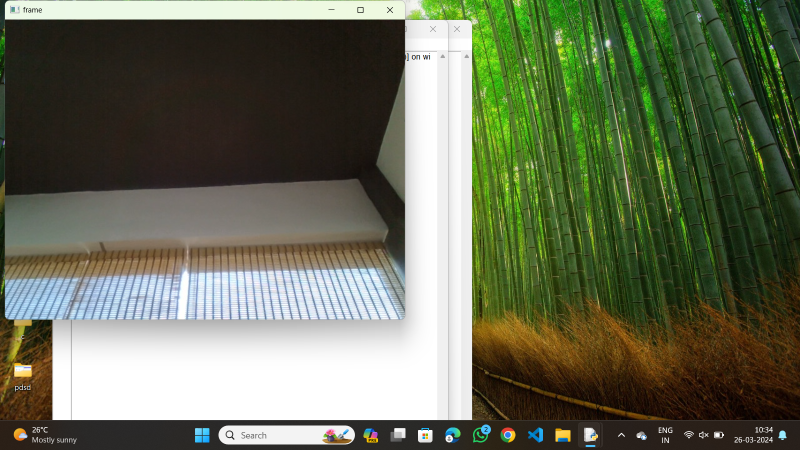
#> input picture OUTPUTS/07.png, 1600 x 900 px, given in place of 07.jpg, which was not available (shown at 1/2 size)
$ python '12.Perspcetive Transforation.py'
#> lines starting #> are read from the running program, lines starting #| are printed output that depends on the picture
import cv2
import numpy as np
img=cv2.imread(r"C:\Users\Teja\Desktop\cv\input\07.jpg")
#> img is the input picture: shape (900, 1600, 3); mean B, G, R 86.3, 109.6, 102.9
row,cols,_=img.shape
#> row = 900; cols = 1600
pts1=np.float32([[56,65],[368,52],[28,387],[389,390]])
pts2=np.float32([[100,50],[300,0],[0,300],[300,300]])
m=cv2.getPerspectiveTransform(pts1,pts2)
dst=cv2.warpPerspective(img,m,(cols,row))
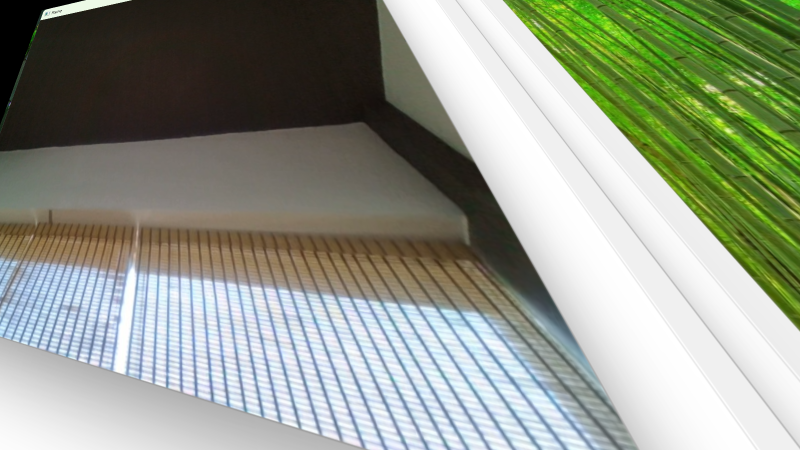
#> dst: shape (900, 1600, 3) (shown at 1/2 size); mean B, G, R 139.3, 153.8, 147.3
cv2.imshow('transformed image',dst)
cv2.waitKey(0)
cv2.destroyAllWindows()

$ run again, with OUTPUTS/01.png copied over OUTPUTS/07.png
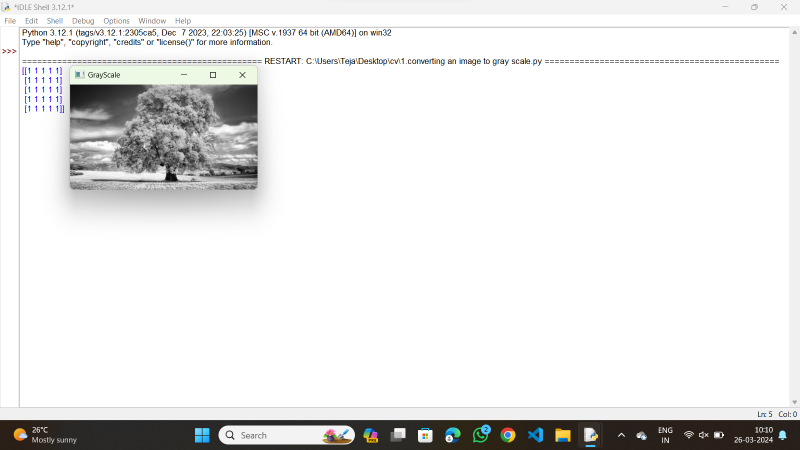
#> input picture OUTPUTS/01.png, 1600 x 900 px, given in place of 07.jpg, which was not available (shown at 1/2 size)
#> img is the input picture: shape (900, 1600, 3); mean B, G, R 231.7, 232.1, 232.1
#> `dst=cv2.warpPerspective(img,m,(cols,row))`:
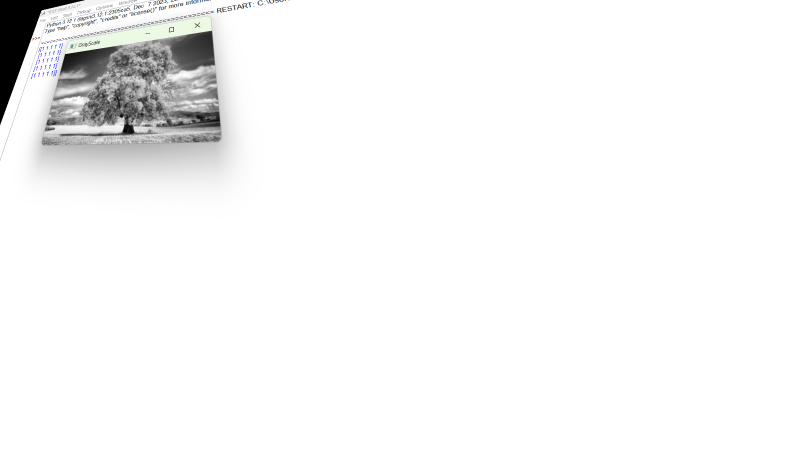
#> dst: shape (900, 1600, 3) (shown at 1/2 size); mean B, G, R 245.7, 245.8, 245.7

$ run again, with OUTPUTS/03.png copied over OUTPUTS/07.png
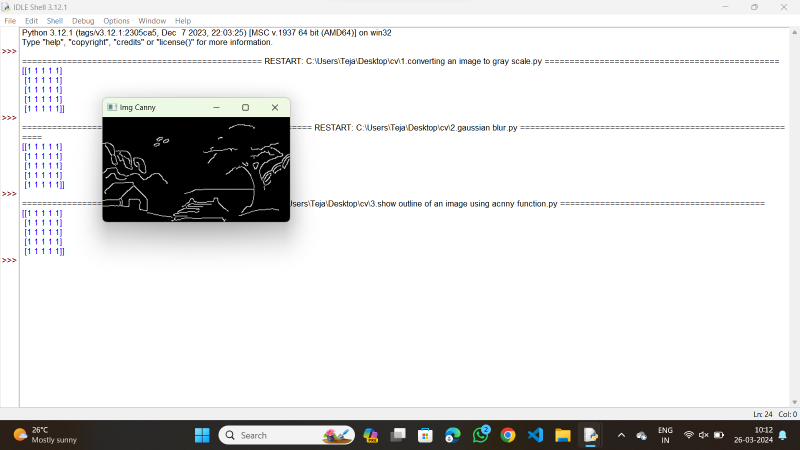
#> input picture OUTPUTS/03.png, 1600 x 900 px, given in place of 07.jpg, which was not available (shown at 1/2 size)
#> img is the input picture: shape (900, 1600, 3); mean B, G, R 224, 224.2, 224.2
#> `dst=cv2.warpPerspective(img,m,(cols,row))`:
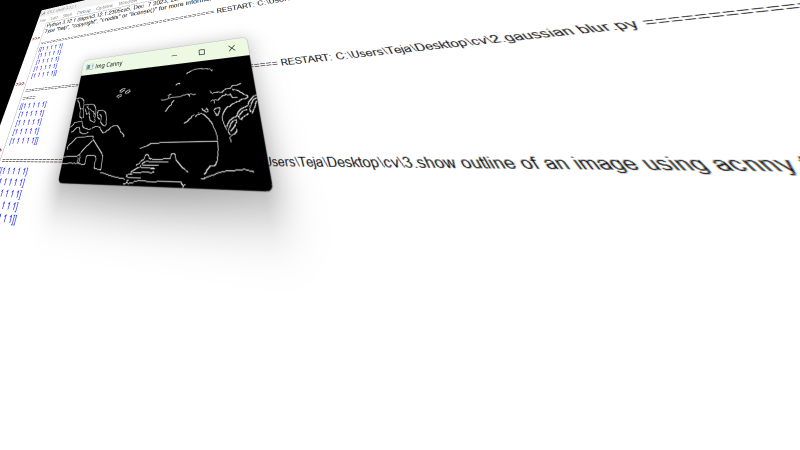
#> dst: shape (900, 1600, 3) (shown at 1/2 size); mean B, G, R 232.6, 232.6, 232.5
